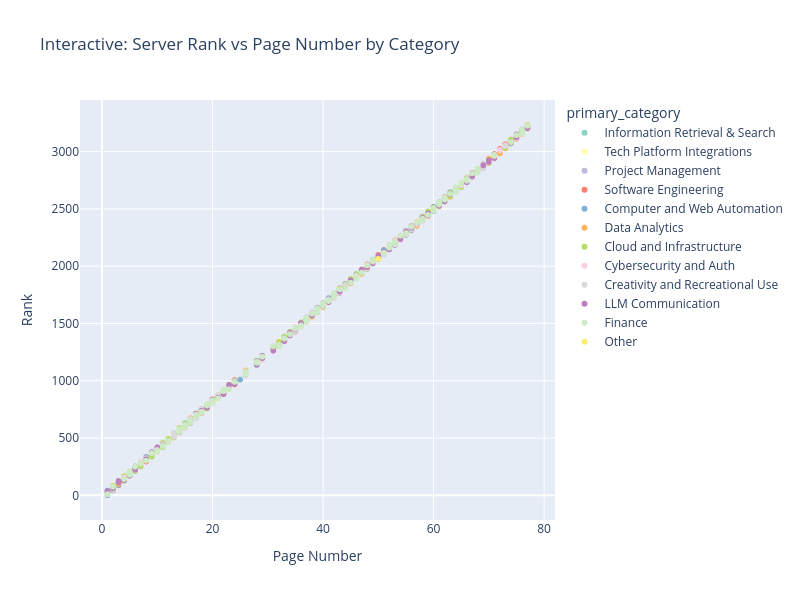
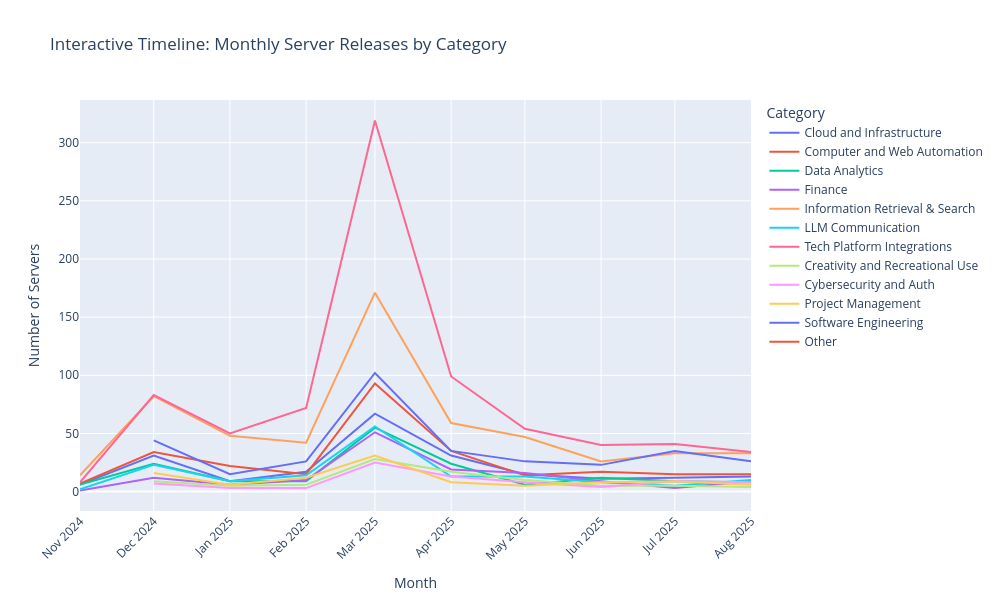
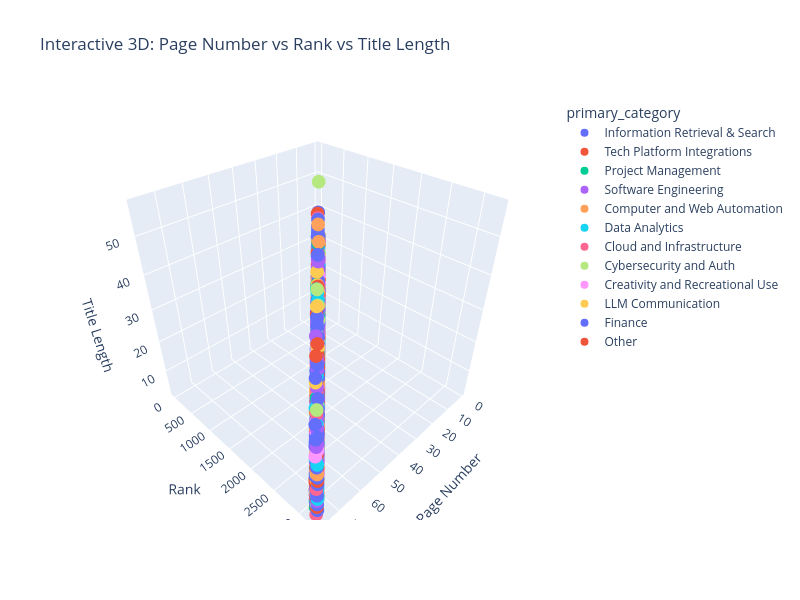
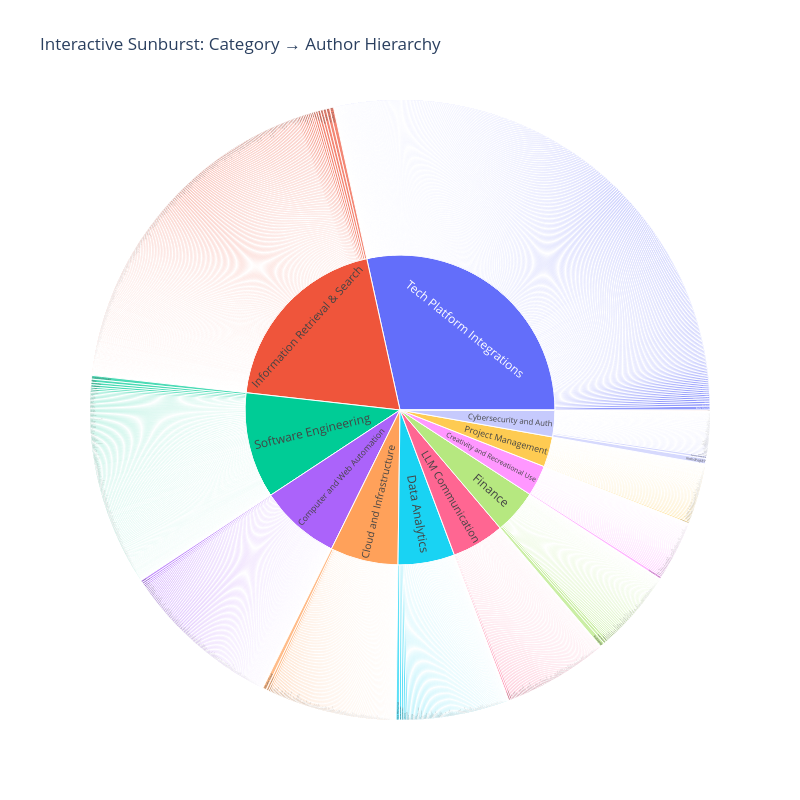

Notebook code for these charts, in order:
### Code cell
# 5. Interactive Visualizations with Plotly

# First, ensure we have all the required libraries and data
try:
    import plotly.express as px
    import plotly.graph_objects as go
    from plotly.subplots import make_subplots
    print("✅ Plotly libraries imported successfully")
except ImportError as e:
    print(f"❌ Error importing Plotly: {e}")
    print("Please install plotly: pip install plotly")

# Ensure data is loaded and processed
if 'df' not in locals():
    print("❌ DataFrame 'df' not found. Please run the data loading cells first.")
else:
    print(f"✅ DataFrame loaded with {len(df)} rows and {len(df.columns)} columns")
    
    # Check if required columns exist
    required_cols = ['page_num', 'rank', 'primary_category', 'title', 'author', 'release_date', 'title_length', 'description_length']
    missing_cols = [col for col in required_cols if col not in df.columns]
    
    if missing_cols:
        print(f"❌ Missing columns: {missing_cols}")
        print("Please run the data preprocessing cells first.")
    else:
        print("✅ All required columns found")
        
        # Interactive Scatter Plot: Rank vs Page Number with Category Colors
        try:
            fig1 = px.scatter(df, x='page_num', y='rank', color='primary_category',
                             hover_data=['title', 'author', 'release_date'],
                             title='Interactive: Server Rank vs Page Number by Category',
                             labels={'page_num': 'Page Number', 'rank': 'Rank'},
                             color_discrete_sequence=px.colors.qualitative.Set3)

            fig1.update_layout(
                width=800,
                height=600,
                showlegend=True,
                legend=dict(orientation="v", yanchor="top", y=1, xanchor="left", x=1.02)
            )
            fig1.show()
            print("✅ Interactive scatter plot created")
        except Exception as e:
            print(f"❌ Error creating scatter plot: {e}")

        # Interactive Timeline
        try:
            monthly_data = df.groupby([df['release_date'].dt.to_period('M'), 'primary_category']).size().reset_index()
            monthly_data.columns = ['month', 'category', 'count']
            monthly_data['month'] = monthly_data['month'].astype(str)

            fig2 = px.line(monthly_data, x='month', y='count', color='category',
                          title='Interactive Timeline: Monthly Server Releases by Category',
                          labels={'month': 'Month', 'count': 'Number of Servers', 'category': 'Category'})

            fig2.update_layout(
                width=1000,
                height=600,
                xaxis_tickangle=-45,
                hovermode='x unified'
            )
            fig2.show()
            print("✅ Interactive timeline created")
        except Exception as e:
            print(f"❌ Error creating timeline: {e}")

        # Interactive 3D Scatter Plot
        try:
            fig3 = px.scatter_3d(df, x='page_num', y='rank', z='title_length',
                                 color='primary_category',
                                 hover_data=['title', 'author', 'description_length'],
                                 title='Interactive 3D: Page Number vs Rank vs Title Length',
                                 labels={'page_num': 'Page Number', 'rank': 'Rank', 'title_length': 'Title Length'})

            fig3.update_layout(
                width=800,
                height=600,
                scene=dict(
                    xaxis_title='Page Number',
                    yaxis_title='Rank',
                    zaxis_title='Title Length'
                )
            )
            fig3.show()
            print("✅ Interactive 3D scatter plot created")
        except Exception as e:
            print(f"❌ Error creating 3D scatter plot: {e}")

        # Interactive Sunburst Chart
        try:
            fig4 = px.sunburst(df, path=['primary_category', 'author'], 
                               values='rank',
                               title='Interactive Sunburst: Category → Author Hierarchy',
                               color_continuous_scale='viridis')

            fig4.update_layout(
                width=800,
                height=800
            )
            fig4.show()
            print("✅ Interactive sunburst chart created")
        except Exception as e:
            print(f"❌ Error creating sunburst chart: {e}")

        # Interactive Box Plot
        try:
            fig5 = px.box(df, x='primary_category', y='description_length',
                          color='primary_category',
                          title='Interactive Box Plot: Description Length by Category',
                          labels={'primary_category': 'Category', 'description_length': 'Description Length'})

            fig5.update_layout(
                width=1000,
                height=600,
                xaxis_tickangle=-45
            )
            fig5.show()
            print("✅ Interactive box plot created")
        except Exception as e:
            print(f"❌ Error creating box plot: {e}")

        print("\n🎉 Interactive visualizations completed! Use the zoom, pan, and hover features to explore the data.")

### Figure 1 — Plotly figure (JSON) as saved in the notebook; plotly's stock layout.template omitted (floating-point values rounded to 4 significant figures; data arrays with more than 128 entries replaced by an {"elided": "..."} marker saying what was removed)
{"data": [{"customdata": {"elided": "555x3 str values"}, "hovertemplate": "primary_category=Information Retrieval & Search<br>Page Number=%{x}<br>Rank=%{y}<br>title=%{customdata[0]}<br>author=%{customdata[1]}<br>release_date=%{customdata[2]}<extra></extra>", "legendgroup": "Information Retrieval & Search", "marker": {"color": "rgb(141,211,199)", "symbol": "circle"}, "mode": "markers", "name": "Information Retrieval & Search", "showlegend": true, "type": "scattergl", "x": {"elided": "555 int values"}, "xaxis": "x", "y": {"elided": "555 int values"}, "yaxis": "y"}, {"customdata": {"elided": "800x3 str values"}, "hovertemplate": "primary_category=Tech Platform Integrations<br>Page Number=%{x}<br>Rank=%{y}<br>title=%{customdata[0]}<br>author=%{customdata[1]}<br>release_date=%{customdata[2]}<extra></extra>", "legendgroup": "Tech Platform Integrations", "marker": {"color": "rgb(255,255,179)", "symbol": "circle"}, "mode": "markers", "name": "Tech Platform Integrations", "showlegend": true, "type": "scattergl", "x": {"elided": "800 int values"}, "xaxis": "x", "y": {"elided": "800 int values"}, "yaxis": "y"}, {"customdata": {"elided": "101x3 str values"}, "hovertemplate": "primary_category=Project Management<br>Page Number=%{x}<br>Rank=%{y}<br>title=%{customdata[0]}<br>author=%{customdata[1]}<br>release_date=%{customdata[2]}<extra></extra>", "legendgroup": "Project Management", "marker": {"color": "rgb(190,186,218)", "symbol": "circle"}, "mode": "markers", "name": "Project Management", "showlegend": true, "type": "scattergl", "x": [1, 46, 5, 4, 26, 7, 26, 8, 12, 23, 11, 9, 31, 23, 54, 9, 40, 23, 3, 23, 40, 18, 28, 32, 40, 5, 13, 34, 49, 37, 35, 11, 17, 37, 28, 29, 13, 34, 17, 17, 58, 59, 46, 20, 54, 13, 36, 10, 21, 42, 35, 76, 50, 41, 13, 17, 18, 33, 76, 34, 19, 44, 75, 17, 17, 9, 55, 13, 18, 57, 55, 17, 21, 22, 52, 23, 75, 75, 55, 48, 49, 19, 31, 18, 55, 19, 64, 65, 66, 66, 68, 69, 69, 69, 69, 61, 72, 72, 20, 15, 62], "xaxis": "x", "y": [12, 1924, 201, 160, 1072, 290, 1078, 300, 474, 961, 430, 350, 1299, 959, 2249, 349, 1652, 964, 120, 962, 1651, 750, 1159, 1338, 1663, 199, 530, 1388, 2052, 1530, 1446, 422, 682, 1553, 1136, 1182, 517, 1416, 698, 677, 2413, 2441, 1895, 818, 2262, 544, 1490, 406, 867, 1734, 1431, 3153, 2060, 1697, 529, 689, 743, 1377, 3164, 1420, 773, 1833, 3150, 673, 687, 344, 2306, 518, 733, 2382, 2270, 684, 849, 911, 2159, 947, 3144, 3122, 2310, 1982, 2041, 796, 1271, 722, 2304, 763, 2649, 2714, 2731, 2754, 2834, 2866, 2897, 2885, 2884, 2561, 3001, 2986, 839, 614, 2584], "yaxis": "y"}, {"customdata": {"elided": "332x3 str values"}, "hovertemplate": "primary_category=Software Engineering<br>Page Number=%{x}<br>Rank=%{y}<br>title=%{customdata[0]}<br>author=%{customdata[1]}<br>release_date=%{customdata[2]}<extra></extra>", "legendgroup": "Software Engineering", "marker": {"color": "rgb(251,128,114)", "symbol": "circle"}, "mode": "markers", "name": "Software Engineering", "showlegend": true, "type": "scattergl", "x": {"elided": "332 int values"}, "xaxis": "x", "y": {"elided": "332 int values"}, "yaxis": "y"}, {"customdata": {"elided": "267x3 str values"}, "hovertemplate": "primary_category=Computer and Web Automation<br>Page Number=%{x}<br>Rank=%{y}<br>title=%{customdata[0]}<br>author=%{customdata[1]}<br>release_date=%{customdata[2]}<extra></extra>", "legendgroup": "Computer and Web Automation", "marker": {"color": "rgb(128,177,211)", "symbol": "circle"}, "mode": "markers", "name": "Computer and Web Automation", "showlegend": true, "type": "scattergl", "x": {"elided": "267 int values"}, "xaxis": "x", "y": {"elided": "267 int values"}, "yaxis": "y"}, {"customdata": {"elided": "162x3 str values"}, "hovertemplate": "primary_category=Data Analytics<br>Page Number=%{x}<br>Rank=%{y}<br>title=%{customdata[0]}<br>author=%{customdata[1]}<br>release_date=%{customdata[2]}<extra></extra>", "legendgroup": "Data Analytics", "marker": {"color": "rgb(253,180,98)", "symbol": "circle"}, "mode": "markers", "name": "Data Analytics", "showlegend": true, "type": "scattergl", "x": {"elided": "162 int values"}, "xaxis": "x", "y": {"elided": "162 int values"}, "yaxis": "y"}, {"customdata": {"elided": "212x3 str values"}, "hovertemplate": "primary_category=Cloud and Infrastructure<br>Page Number=%{x}<br>Rank=%{y}<br>title=%{customdata[0]}<br>author=%{customdata[1]}<br>release_date=%{customdata[2]}<extra></extra>", "legendgroup": "Cloud and Infrastructure", "marker": {"color": "rgb(179,222,105)", "symbol": "circle"}, "mode": "markers", "name": "Cloud and Infrastructure", "showlegend": true, "type": "scattergl", "x": {"elided": "212 int values"}, "xaxis": "x", "y": {"elided": "212 int values"}, "yaxis": "y"}, {"customdata": {"elided": "80x3 str values"}, "hovertemplate": "primary_category=Cybersecurity and Auth<br>Page Number=%{x}<br>Rank=%{y}<br>title=%{customdata[0]}<br>author=%{customdata[1]}<br>release_date=%{customdata[2]}<extra></extra>", "legendgroup": "Cybersecurity and Auth", "marker": {"color": "rgb(252,205,229)", "symbol": "circle"}, "mode": "markers", "name": "Cybersecurity and Auth", "showlegend": true, "type": "scattergl", "x": [1, 48, 4, 5, 5, 6, 7, 7, 39, 38, 24, 73, 29, 8, 11, 24, 31, 13, 40, 37, 28, 24, 44, 15, 28, 36, 16, 24, 19, 57, 17, 13, 53, 38, 77, 58, 29, 37, 41, 40, 37, 42, 35, 39, 38, 7, 52, 19, 7, 47, 41, 21, 52, 54, 54, 20, 75, 75, 43, 18, 56, 75, 54, 51, 52, 62, 22, 54, 64, 64, 65, 66, 68, 20, 70, 72, 72, 72, 60, 21], "xaxis": "x", "y": [9, 1980, 155, 180, 195, 251, 277, 280, 1608, 1594, 1001, 3055, 1192, 323, 450, 991, 1273, 515, 1680, 1551, 1155, 972, 1829, 591, 1164, 1474, 637, 976, 781, 2367, 702, 535, 2223, 1575, 3216, 2418, 1178, 1536, 1704, 1659, 1516, 1726, 1470, 1628, 1566, 289, 2163, 771, 288, 1961, 1683, 852, 2155, 2227, 2253, 799, 3134, 3136, 1768, 752, 2333, 3112, 2246, 2108, 2143, 2575, 907, 2268, 2680, 2679, 2705, 2741, 2842, 807, 2907, 3015, 3014, 3013, 2507, 862], "yaxis": "y"}, {"customdata": {"elided": "89x3 str values"}, "hovertemplate": "primary_category=Creativity and Recreational Use<br>Page Number=%{x}<br>Rank=%{y}<br>title=%{customdata[0]}<br>author=%{customdata[1]}<br>release_date=%{customdata[2]}<extra></extra>", "legendgroup": "Creativity and Recreational Use", "marker": {"color": "rgb(217,217,217)", "symbol": "circle"}, "mode": "markers", "name": "Creativity and Recreational Use", "showlegend": true, "type": "scattergl", "x": [10, 23, 51, 2, 34, 5, 34, 35, 32, 8, 35, 9, 31, 13, 14, 37, 77, 37, 53, 24, 29, 55, 16, 15, 14, 49, 51, 68, 28, 16, 76, 41, 33, 76, 15, 45, 36, 40, 17, 40, 35, 40, 35, 55, 37, 75, 36, 18, 34, 22, 13, 17, 38, 36, 50, 19, 44, 34, 57, 47, 76, 48, 13, 41, 22, 75, 76, 58, 21, 47, 54, 73, 21, 43, 23, 23, 58, 56, 21, 67, 68, 69, 69, 69, 69, 71, 71, 57, 62], "xaxis": "x", "y": [404, 944, 2103, 50, 1389, 186, 1408, 1447, 1314, 324, 1450, 368, 1278, 545, 569, 1522, 3195, 1542, 2187, 995, 1189, 2301, 667, 616, 553, 2017, 2116, 2846, 1153, 640, 3187, 1688, 1350, 3173, 596, 1873, 1473, 1646, 690, 1654, 1452, 1668, 1434, 2276, 1548, 3126, 1494, 746, 1419, 915, 510, 674, 1590, 1476, 2069, 780, 1836, 1392, 2387, 1955, 3183, 1984, 513, 1709, 924, 3124, 3188, 2417, 871, 1946, 2266, 3047, 876, 1776, 935, 941, 2425, 2320, 879, 2774, 2832, 2859, 2873, 2865, 2898, 2947, 2972, 2386, 2597], "yaxis": "y"}, {"customdata": {"elided": "153x3 str values"}, "hovertemplate": "primary_category=LLM Communication<br>Page Number=%{x}<br>Rank=%{y}<br>title=%{customdata[0]}<br>author=%{customdata[1]}<br>release_date=%{customdata[2]}<extra></extra>", "legendgroup": "LLM Communication", "marker": {"color": "rgb(188,128,189)", "symbol": "circle"}, "mode": "markers", "name": "LLM Communication", "showlegend": true, "type": "scattergl", "x": {"elided": "153 int values"}, "xaxis": "x", "y": {"elided": "153 int values"}, "yaxis": "y"}, {"customdata": {"elided": "136x3 str values"}, "hovertemplate": "primary_category=Finance<br>Page Number=%{x}<br>Rank=%{y}<br>title=%{customdata[0]}<br>author=%{customdata[1]}<br>release_date=%{customdata[2]}<extra></extra>", "legendgroup": "Finance", "marker": {"color": "rgb(204,235,197)", "symbol": "circle"}, "mode": "markers", "name": "Finance", "showlegend": true, "type": "scattergl", "x": {"elided": "136 int values"}, "xaxis": "x", "y": {"elided": "136 int values"}, "yaxis": "y"}, {"customdata": [["Rember", "Rember", "2025-03-03T00:00:00"]], "hovertemplate": "primary_category=Other<br>Page Number=%{x}<br>Rank=%{y}<br>title=%{customdata[0]}<br>author=%{customdata[1]}<br>release_date=%{customdata[2]}<extra></extra>", "legendgroup": "Other", "marker": {"color": "rgb(255,237,111)", "symbol": "circle"}, "mode": "markers", "name": "Other", "showlegend": true, "type": "scattergl", "x": [50], "xaxis": "x", "y": [2064], "yaxis": "y"}], "layout": {"height": 600, "legend": {"orientation": "v", "title": {"text": "primary_category"}, "tracegroupgap": 0, "x": 1.02, "xanchor": "left", "y": 1, "yanchor": "top"}, "showlegend": true, "title": {"text": "Interactive: Server Rank vs Page Number by Category"}, "width": 800, "xaxis": {"anchor": "y", "domain": [0, 1], "title": {"text": "Page Number"}}, "yaxis": {"anchor": "x", "domain": [0, 1], "title": {"text": "Rank"}}}}

### Figure 2 — Plotly figure (JSON) as saved in the notebook; plotly's stock layout.template omitted (floating-point values rounded to 4 significant figures)
{"data": [{"hovertemplate": "Category=Cloud and Infrastructure<br>Month=%{x}<br>Number of Servers=%{y}<extra></extra>", "legendgroup": "Cloud and Infrastructure", "line": {"color": "#636efa", "dash": "solid"}, "marker": {"symbol": "circle"}, "mode": "lines", "name": "Cloud and Infrastructure", "orientation": "v", "showlegend": true, "type": "scatter", "x": ["2024-11", "2024-12", "2025-01", "2025-02", "2025-03", "2025-04", "2025-05", "2025-06", "2025-07", "2025-08"], "xaxis": "x", "y": [6, 31, 9, 17, 67, 31, 15, 11, 12, 13], "yaxis": "y"}, {"hovertemplate": "Category=Computer and Web Automation<br>Month=%{x}<br>Number of Servers=%{y}<extra></extra>", "legendgroup": "Computer and Web Automation", "line": {"color": "#EF553B", "dash": "solid"}, "marker": {"symbol": "circle"}, "mode": "lines", "name": "Computer and Web Automation", "orientation": "v", "showlegend": true, "type": "scatter", "x": ["2024-11", "2024-12", "2025-01", "2025-02", "2025-03", "2025-04", "2025-05", "2025-06", "2025-07", "2025-08"], "xaxis": "x", "y": [7, 34, 22, 15, 93, 35, 14, 17, 15, 15], "yaxis": "y"}, {"hovertemplate": "Category=Data Analytics<br>Month=%{x}<br>Number of Servers=%{y}<extra></extra>", "legendgroup": "Data Analytics", "line": {"color": "#00cc96", "dash": "solid"}, "marker": {"symbol": "circle"}, "mode": "lines", "name": "Data Analytics", "orientation": "v", "showlegend": true, "type": "scatter", "x": ["2024-11", "2024-12", "2025-01", "2025-02", "2025-03", "2025-04", "2025-05", "2025-06", "2025-07", "2025-08"], "xaxis": "x", "y": [6, 24, 9, 9, 55, 24, 6, 12, 9, 8], "yaxis": "y"}, {"hovertemplate": "Category=Finance<br>Month=%{x}<br>Number of Servers=%{y}<extra></extra>", "legendgroup": "Finance", "line": {"color": "#ab63fa", "dash": "solid"}, "marker": {"symbol": "circle"}, "mode": "lines", "name": "Finance", "orientation": "v", "showlegend": true, "type": "scatter", "x": ["2024-11", "2024-12", "2025-01", "2025-02", "2025-03", "2025-04", "2025-05", "2025-06", "2025-07", "2025-08"], "xaxis": "x", "y": [1, 12, 6, 10, 51, 19, 16, 9, 3, 9], "yaxis": "y"}, {"hovertemplate": "Category=Information Retrieval & Search<br>Month=%{x}<br>Number of Servers=%{y}<extra></extra>", "legendgroup": "Information Retrieval & Search", "line": {"color": "#FFA15A", "dash": "solid"}, "marker": {"symbol": "circle"}, "mode": "lines", "name": "Information Retrieval & Search", "orientation": "v", "showlegend": true, "type": "scatter", "x": ["2024-11", "2024-12", "2025-01", "2025-02", "2025-03", "2025-04", "2025-05", "2025-06", "2025-07", "2025-08"], "xaxis": "x", "y": [14, 82, 48, 42, 171, 59, 47, 26, 33, 33], "yaxis": "y"}, {"hovertemplate": "Category=LLM Communication<br>Month=%{x}<br>Number of Servers=%{y}<extra></extra>", "legendgroup": "LLM Communication", "line": {"color": "#19d3f3", "dash": "solid"}, "marker": {"symbol": "circle"}, "mode": "lines", "name": "LLM Communication", "orientation": "v", "showlegend": true, "type": "scatter", "x": ["2024-11", "2024-12", "2025-01", "2025-02", "2025-03", "2025-04", "2025-05", "2025-06", "2025-07", "2025-08"], "xaxis": "x", "y": [2, 23, 9, 14, 56, 13, 13, 8, 5, 10], "yaxis": "y"}, {"hovertemplate": "Category=Tech Platform Integrations<br>Month=%{x}<br>Number of Servers=%{y}<extra></extra>", "legendgroup": "Tech Platform Integrations", "line": {"color": "#FF6692", "dash": "solid"}, "marker": {"symbol": "circle"}, "mode": "lines", "name": "Tech Platform Integrations", "orientation": "v", "showlegend": true, "type": "scatter", "x": ["2024-11", "2024-12", "2025-01", "2025-02", "2025-03", "2025-04", "2025-05", "2025-06", "2025-07", "2025-08"], "xaxis": "x", "y": [8, 83, 50, 72, 319, 99, 54, 40, 41, 34], "yaxis": "y"}, {"hovertemplate": "Category=Creativity and Recreational Use<br>Month=%{x}<br>Number of Servers=%{y}<extra></extra>", "legendgroup": "Creativity and Recreational Use", "line": {"color": "#B6E880", "dash": "solid"}, "marker": {"symbol": "circle"}, "mode": "lines", "name": "Creativity and Recreational Use", "orientation": "v", "showlegend": true, "type": "scatter", "x": ["2024-12", "2025-01", "2025-02", "2025-03", "2025-04", "2025-05", "2025-06", "2025-07", "2025-08"], "xaxis": "x", "y": [9, 5, 6, 28, 17, 10, 5, 5, 4], "yaxis": "y"}, {"hovertemplate": "Category=Cybersecurity and Auth<br>Month=%{x}<br>Number of Servers=%{y}<extra></extra>", "legendgroup": "Cybersecurity and Auth", "line": {"color": "#FF97FF", "dash": "solid"}, "marker": {"symbol": "circle"}, "mode": "lines", "name": "Cybersecurity and Auth", "orientation": "v", "showlegend": true, "type": "scatter", "x": ["2024-12", "2025-01", "2025-02", "2025-03", "2025-04", "2025-05", "2025-06", "2025-07", "2025-08"], "xaxis": "x", "y": [7, 3, 3, 25, 13, 8, 4, 9, 8], "yaxis": "y"}, {"hovertemplate": "Category=Project Management<br>Month=%{x}<br>Number of Servers=%{y}<extra></extra>", "legendgroup": "Project Management", "line": {"color": "#FECB52", "dash": "solid"}, "marker": {"symbol": "circle"}, "mode": "lines", "name": "Project Management", "orientation": "v", "showlegend": true, "type": "scatter", "x": ["2024-12", "2025-01", "2025-02", "2025-03", "2025-04", "2025-05", "2025-06", "2025-07", "2025-08"], "xaxis": "x", "y": [16, 6, 12, 31, 8, 5, 8, 9, 6], "yaxis": "y"}, {"hovertemplate": "Category=Software Engineering<br>Month=%{x}<br>Number of Servers=%{y}<extra></extra>", "legendgroup": "Software Engineering", "line": {"color": "#636efa", "dash": "solid"}, "marker": {"symbol": "circle"}, "mode": "lines", "name": "Software Engineering", "orientation": "v", "showlegend": true, "type": "scatter", "x": ["2024-12", "2025-01", "2025-02", "2025-03", "2025-04", "2025-05", "2025-06", "2025-07", "2025-08"], "xaxis": "x", "y": [44, 15, 26, 102, 35, 26, 23, 35, 26], "yaxis": "y"}, {"hovertemplate": "Category=Other<br>Month=%{x}<br>Number of Servers=%{y}<extra></extra>", "legendgroup": "Other", "line": {"color": "#EF553B", "dash": "solid"}, "marker": {"symbol": "circle"}, "mode": "lines", "name": "Other", "orientation": "v", "showlegend": true, "type": "scatter", "x": ["2025-03"], "xaxis": "x", "y": [1], "yaxis": "y"}], "layout": {"height": 600, "hovermode": "x unified", "legend": {"title": {"text": "Category"}, "tracegroupgap": 0}, "title": {"text": "Interactive Timeline: Monthly Server Releases by Category"}, "width": 1000, "xaxis": {"anchor": "y", "domain": [0, 1], "tickangle": -45, "title": {"text": "Month"}}, "yaxis": {"anchor": "x", "domain": [0, 1], "title": {"text": "Number of Servers"}}}}

### Figure 3 — Plotly figure (JSON) as saved in the notebook; plotly's stock layout.template omitted (floating-point values rounded to 4 significant figures; data arrays with more than 128 entries replaced by an {"elided": "..."} marker saying what was removed)
{"data": [{"customdata": {"elided": "555x3 mixed values"}, "hovertemplate": "primary_category=Information Retrieval & Search<br>Page Number=%{x}<br>Rank=%{y}<br>Title Length=%{z}<br>title=%{customdata[0]}<br>author=%{customdata[1]}<br>description_length=%{customdata[2]}<extra></extra>", "legendgroup": "Information Retrieval & Search", "marker": {"color": "#636efa", "symbol": "circle"}, "mode": "markers", "name": "Information Retrieval & Search", "scene": "scene", "showlegend": true, "type": "scatter3d", "x": {"elided": "555 int values"}, "y": {"elided": "555 int values"}, "z": {"elided": "555 int values"}}, {"customdata": {"elided": "800x3 mixed values"}, "hovertemplate": "primary_category=Tech Platform Integrations<br>Page Number=%{x}<br>Rank=%{y}<br>Title Length=%{z}<br>title=%{customdata[0]}<br>author=%{customdata[1]}<br>description_length=%{customdata[2]}<extra></extra>", "legendgroup": "Tech Platform Integrations", "marker": {"color": "#EF553B", "symbol": "circle"}, "mode": "markers", "name": "Tech Platform Integrations", "scene": "scene", "showlegend": true, "type": "scatter3d", "x": {"elided": "800 int values"}, "y": {"elided": "800 int values"}, "z": {"elided": "800 int values"}}, {"customdata": {"elided": "101x3 mixed values"}, "hovertemplate": "primary_category=Project Management<br>Page Number=%{x}<br>Rank=%{y}<br>Title Length=%{z}<br>title=%{customdata[0]}<br>author=%{customdata[1]}<br>description_length=%{customdata[2]}<extra></extra>", "legendgroup": "Project Management", "marker": {"color": "#00cc96", "symbol": "circle"}, "mode": "markers", "name": "Project Management", "scene": "scene", "showlegend": true, "type": "scatter3d", "x": [1, 46, 5, 4, 26, 7, 26, 8, 12, 23, 11, 9, 31, 23, 54, 9, 40, 23, 3, 23, 40, 18, 28, 32, 40, 5, 13, 34, 49, 37, 35, 11, 17, 37, 28, 29, 13, 34, 17, 17, 58, 59, 46, 20, 54, 13, 36, 10, 21, 42, 35, 76, 50, 41, 13, 17, 18, 33, 76, 34, 19, 44, 75, 17, 17, 9, 55, 13, 18, 57, 55, 17, 21, 22, 52, 23, 75, 75, 55, 48, 49, 19, 31, 18, 55, 19, 64, 65, 66, 66, 68, 69, 69, 69, 69, 61, 72, 72, 20, 15, 62], "y": [12, 1924, 201, 160, 1072, 290, 1078, 300, 474, 961, 430, 350, 1299, 959, 2249, 349, 1652, 964, 120, 962, 1651, 750, 1159, 1338, 1663, 199, 530, 1388, 2052, 1530, 1446, 422, 682, 1553, 1136, 1182, 517, 1416, 698, 677, 2413, 2441, 1895, 818, 2262, 544, 1490, 406, 867, 1734, 1431, 3153, 2060, 1697, 529, 689, 743, 1377, 3164, 1420, 773, 1833, 3150, 673, 687, 344, 2306, 518, 733, 2382, 2270, 684, 849, 911, 2159, 947, 3144, 3122, 2310, 1982, 2041, 796, 1271, 722, 2304, 763, 2649, 2714, 2731, 2754, 2834, 2866, 2897, 2885, 2884, 2561, 3001, 2986, 839, 614, 2584], "z": [11, 7, 13, 7, 6, 7, 5, 12, 7, 6, 23, 6, 5, 12, 7, 24, 11, 22, 8, 7, 20, 9, 4, 4, 29, 9, 7, 34, 10, 5, 15, 4, 11, 19, 11, 12, 8, 7, 29, 11, 12, 10, 5, 18, 7, 13, 8, 20, 39, 8, 6, 4, 18, 17, 36, 6, 13, 12, 8, 4, 16, 13, 7, 7, 9, 7, 4, 6, 15, 24, 4, 4, 6, 11, 10, 5, 7, 13, 9, 5, 7, 7, 12, 18, 7, 6, 6, 20, 4, 4, 29, 6, 5, 12, 14, 6, 10, 8, 6, 5, 4]}, {"customdata": {"elided": "332x3 mixed values"}, "hovertemplate": "primary_category=Software Engineering<br>Page Number=%{x}<br>Rank=%{y}<br>Title Length=%{z}<br>title=%{customdata[0]}<br>author=%{customdata[1]}<br>description_length=%{customdata[2]}<extra></extra>", "legendgroup": "Software Engineering", "marker": {"color": "#ab63fa", "symbol": "circle"}, "mode": "markers", "name": "Software Engineering", "scene": "scene", "showlegend": true, "type": "scatter3d", "x": {"elided": "332 int values"}, "y": {"elided": "332 int values"}, "z": {"elided": "332 int values"}}, {"customdata": {"elided": "267x3 mixed values"}, "hovertemplate": "primary_category=Computer and Web Automation<br>Page Number=%{x}<br>Rank=%{y}<br>Title Length=%{z}<br>title=%{customdata[0]}<br>author=%{customdata[1]}<br>description_length=%{customdata[2]}<extra></extra>", "legendgroup": "Computer and Web Automation", "marker": {"color": "#FFA15A", "symbol": "circle"}, "mode": "markers", "name": "Computer and Web Automation", "scene": "scene", "showlegend": true, "type": "scatter3d", "x": {"elided": "267 int values"}, "y": {"elided": "267 int values"}, "z": {"elided": "267 int values"}}, {"customdata": {"elided": "162x3 mixed values"}, "hovertemplate": "primary_category=Data Analytics<br>Page Number=%{x}<br>Rank=%{y}<br>Title Length=%{z}<br>title=%{customdata[0]}<br>author=%{customdata[1]}<br>description_length=%{customdata[2]}<extra></extra>", "legendgroup": "Data Analytics", "marker": {"color": "#19d3f3", "symbol": "circle"}, "mode": "markers", "name": "Data Analytics", "scene": "scene", "showlegend": true, "type": "scatter3d", "x": {"elided": "162 int values"}, "y": {"elided": "162 int values"}, "z": {"elided": "162 int values"}}, {"customdata": {"elided": "212x3 mixed values"}, "hovertemplate": "primary_category=Cloud and Infrastructure<br>Page Number=%{x}<br>Rank=%{y}<br>Title Length=%{z}<br>title=%{customdata[0]}<br>author=%{customdata[1]}<br>description_length=%{customdata[2]}<extra></extra>", "legendgroup": "Cloud and Infrastructure", "marker": {"color": "#FF6692", "symbol": "circle"}, "mode": "markers", "name": "Cloud and Infrastructure", "scene": "scene", "showlegend": true, "type": "scatter3d", "x": {"elided": "212 int values"}, "y": {"elided": "212 int values"}, "z": {"elided": "212 int values"}}, {"customdata": {"elided": "80x3 mixed values"}, "hovertemplate": "primary_category=Cybersecurity and Auth<br>Page Number=%{x}<br>Rank=%{y}<br>Title Length=%{z}<br>title=%{customdata[0]}<br>author=%{customdata[1]}<br>description_length=%{customdata[2]}<extra></extra>", "legendgroup": "Cybersecurity and Auth", "marker": {"color": "#B6E880", "symbol": "circle"}, "mode": "markers", "name": "Cybersecurity and Auth", "scene": "scene", "showlegend": true, "type": "scatter3d", "x": [1, 48, 4, 5, 5, 6, 7, 7, 39, 38, 24, 73, 29, 8, 11, 24, 31, 13, 40, 37, 28, 24, 44, 15, 28, 36, 16, 24, 19, 57, 17, 13, 53, 38, 77, 58, 29, 37, 41, 40, 37, 42, 35, 39, 38, 7, 52, 19, 7, 47, 41, 21, 52, 54, 54, 20, 75, 75, 43, 18, 56, 75, 54, 51, 52, 62, 22, 54, 64, 64, 65, 66, 68, 20, 70, 72, 72, 72, 60, 21], "y": [9, 1980, 155, 180, 195, 251, 277, 280, 1608, 1594, 1001, 3055, 1192, 323, 450, 991, 1273, 515, 1680, 1551, 1155, 972, 1829, 591, 1164, 1474, 637, 976, 781, 2367, 702, 535, 2223, 1575, 3216, 2418, 1178, 1536, 1704, 1659, 1516, 1726, 1470, 1628, 1566, 289, 2163, 771, 288, 1961, 1683, 852, 2155, 2227, 2253, 799, 3134, 3136, 1768, 752, 2333, 3112, 2246, 2108, 2143, 2575, 907, 2268, 2680, 2679, 2705, 2741, 2842, 807, 2907, 3015, 3014, 3013, 2507, 862], "z": [7, 7, 21, 10, 10, 28, 19, 7, 36, 7, 57, 23, 16, 20, 10, 7, 5, 6, 28, 7, 6, 10, 18, 14, 18, 7, 8, 13, 14, 7, 12, 12, 30, 6, 7, 17, 21, 20, 23, 18, 4, 11, 9, 28, 12, 10, 8, 12, 12, 37, 26, 6, 10, 9, 16, 8, 33, 7, 6, 28, 14, 8, 34, 11, 6, 10, 15, 6, 23, 11, 10, 17, 7, 14, 9, 22, 8, 7, 22, 8]}, {"customdata": {"elided": "89x3 mixed values"}, "hovertemplate": "primary_category=Creativity and Recreational Use<br>Page Number=%{x}<br>Rank=%{y}<br>Title Length=%{z}<br>title=%{customdata[0]}<br>author=%{customdata[1]}<br>description_length=%{customdata[2]}<extra></extra>", "legendgroup": "Creativity and Recreational Use", "marker": {"color": "#FF97FF", "symbol": "circle"}, "mode": "markers", "name": "Creativity and Recreational Use", "scene": "scene", "showlegend": true, "type": "scatter3d", "x": [10, 23, 51, 2, 34, 5, 34, 35, 32, 8, 35, 9, 31, 13, 14, 37, 77, 37, 53, 24, 29, 55, 16, 15, 14, 49, 51, 68, 28, 16, 76, 41, 33, 76, 15, 45, 36, 40, 17, 40, 35, 40, 35, 55, 37, 75, 36, 18, 34, 22, 13, 17, 38, 36, 50, 19, 44, 34, 57, 47, 76, 48, 13, 41, 22, 75, 76, 58, 21, 47, 54, 73, 21, 43, 23, 23, 58, 56, 21, 67, 68, 69, 69, 69, 69, 71, 71, 57, 62], "y": [404, 944, 2103, 50, 1389, 186, 1408, 1447, 1314, 324, 1450, 368, 1278, 545, 569, 1522, 3195, 1542, 2187, 995, 1189, 2301, 667, 616, 553, 2017, 2116, 2846, 1153, 640, 3187, 1688, 1350, 3173, 596, 1873, 1473, 1646, 690, 1654, 1452, 1668, 1434, 2276, 1548, 3126, 1494, 746, 1419, 915, 510, 674, 1590, 1476, 2069, 780, 1836, 1392, 2387, 1955, 3183, 1984, 513, 1709, 924, 3124, 3188, 2417, 871, 1946, 2266, 3047, 876, 1776, 935, 941, 2425, 2320, 879, 2774, 2832, 2859, 2873, 2865, 2898, 2947, 2972, 2386, 2597], "z": [12, 7, 17, 17, 19, 12, 21, 23, 8, 14, 10, 7, 13, 18, 12, 27, 22, 10, 26, 9, 8, 7, 24, 10, 23, 24, 6, 22, 22, 12, 23, 22, 5, 28, 19, 5, 13, 16, 22, 6, 11, 20, 5, 8, 24, 22, 6, 28, 7, 8, 22, 10, 22, 16, 26, 14, 22, 7, 35, 11, 15, 20, 26, 8, 27, 7, 24, 24, 22, 25, 9, 23, 11, 23, 9, 9, 8, 13, 29, 20, 29, 7, 7, 12, 6, 25, 16, 4, 10]}, {"customdata": {"elided": "153x3 mixed values"}, "hovertemplate": "primary_category=LLM Communication<br>Page Number=%{x}<br>Rank=%{y}<br>Title Length=%{z}<br>title=%{customdata[0]}<br>author=%{customdata[1]}<br>description_length=%{customdata[2]}<extra></extra>", "legendgroup": "LLM Communication", "marker": {"color": "#FECB52", "symbol": "circle"}, "mode": "markers", "name": "LLM Communication", "scene": "scene", "showlegend": true, "type": "scatter3d", "x": {"elided": "153 int values"}, "y": {"elided": "153 int values"}, "z": {"elided": "153 int values"}}, {"customdata": {"elided": "136x3 mixed values"}, "hovertemplate": "primary_category=Finance<br>Page Number=%{x}<br>Rank=%{y}<br>Title Length=%{z}<br>title=%{customdata[0]}<br>author=%{customdata[1]}<br>description_length=%{customdata[2]}<extra></extra>", "legendgroup": "Finance", "marker": {"color": "#636efa", "symbol": "circle"}, "mode": "markers", "name": "Finance", "scene": "scene", "showlegend": true, "type": "scatter3d", "x": {"elided": "136 int values"}, "y": {"elided": "136 int values"}, "z": {"elided": "136 int values"}}, {"customdata": [["Rember", "Rember", 102]], "hovertemplate": "primary_category=Other<br>Page Number=%{x}<br>Rank=%{y}<br>Title Length=%{z}<br>title=%{customdata[0]}<br>author=%{customdata[1]}<br>description_length=%{customdata[2]}<extra></extra>", "legendgroup": "Other", "marker": {"color": "#EF553B", "symbol": "circle"}, "mode": "markers", "name": "Other", "scene": "scene", "showlegend": true, "type": "scatter3d", "x": [50], "y": [2064], "z": [6]}], "layout": {"height": 600, "legend": {"title": {"text": "primary_category"}, "tracegroupgap": 0}, "scene": {"domain": {"x": [0, 1], "y": [0, 1]}, "xaxis": {"title": {"text": "Page Number"}}, "yaxis": {"title": {"text": "Rank"}}, "zaxis": {"title": {"text": "Title Length"}}}, "title": {"text": "Interactive 3D: Page Number vs Rank vs Title Length"}, "width": 800}}

### Figure 4 — Plotly figure (JSON) as saved in the notebook; plotly's stock layout.template omitted (floating-point values rounded to 4 significant figures; data arrays with more than 128 entries replaced by an {"elided": "..."} marker saying what was removed)
{"data": [{"branchvalues": "total", "domain": {"x": [0, 1], "y": [0, 1]}, "hovertemplate": "labels=%{label}<br>rank=%{value}<br>parent=%{parent}<br>id=%{id}<extra></extra>", "ids": {"elided": "2700 str values"}, "labels": {"elided": "2700 str values"}, "name": "", "parents": {"elided": "2700 str values"}, "type": "sunburst", "values": {"elided": "2700 float values"}}], "layout": {"height": 800, "legend": {"tracegroupgap": 0}, "title": {"text": "Interactive Sunburst: Category → Author Hierarchy"}, "width": 800}}
